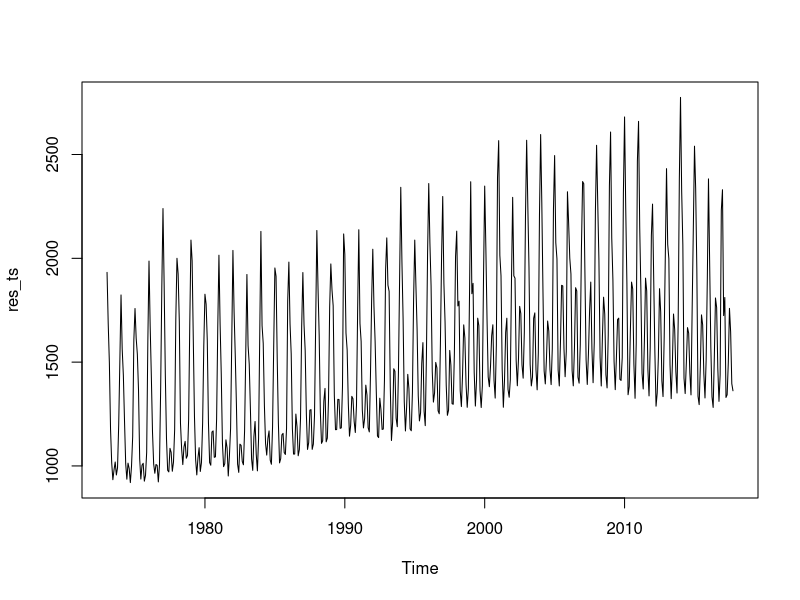
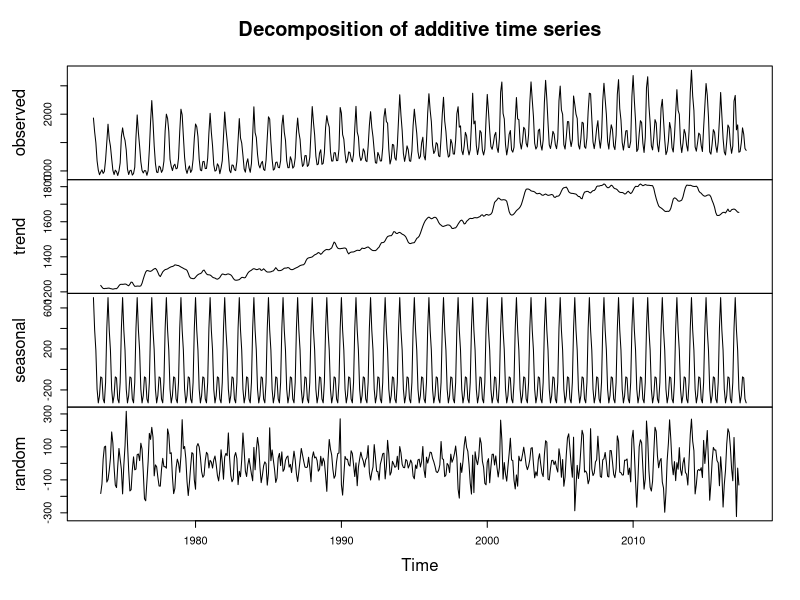
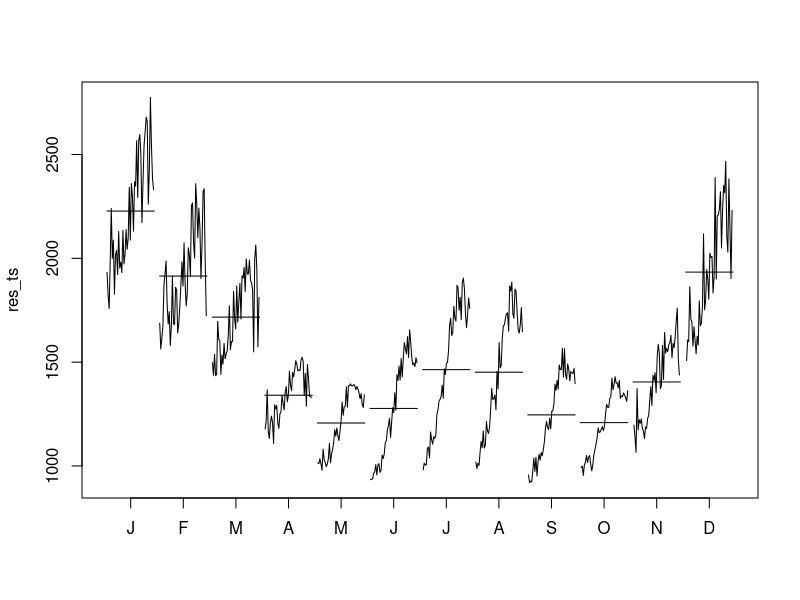
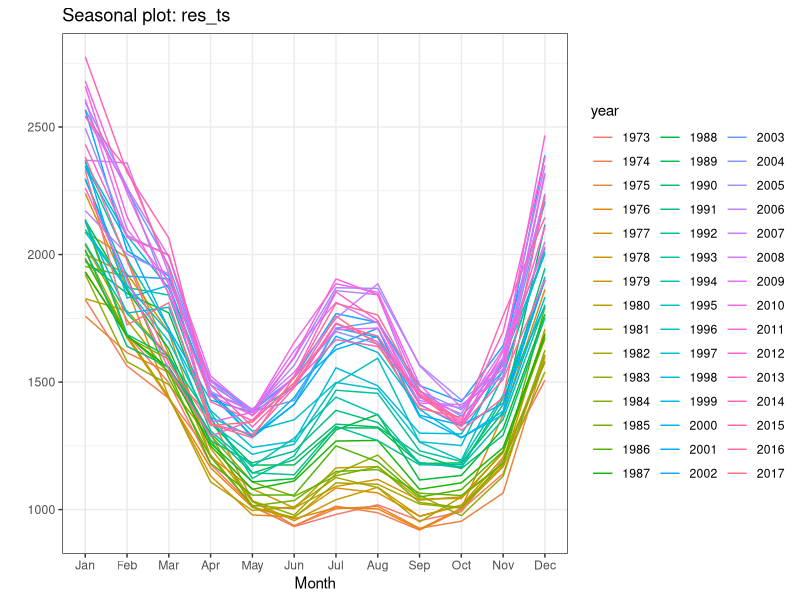
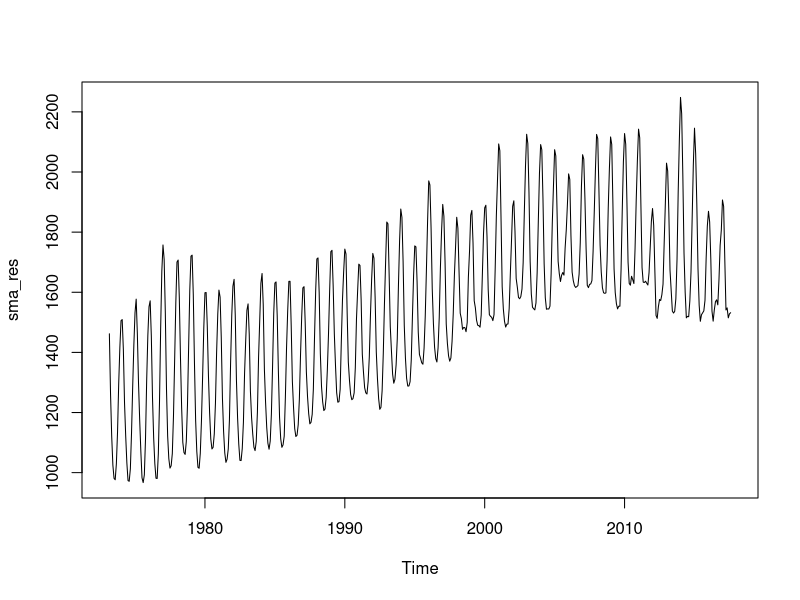
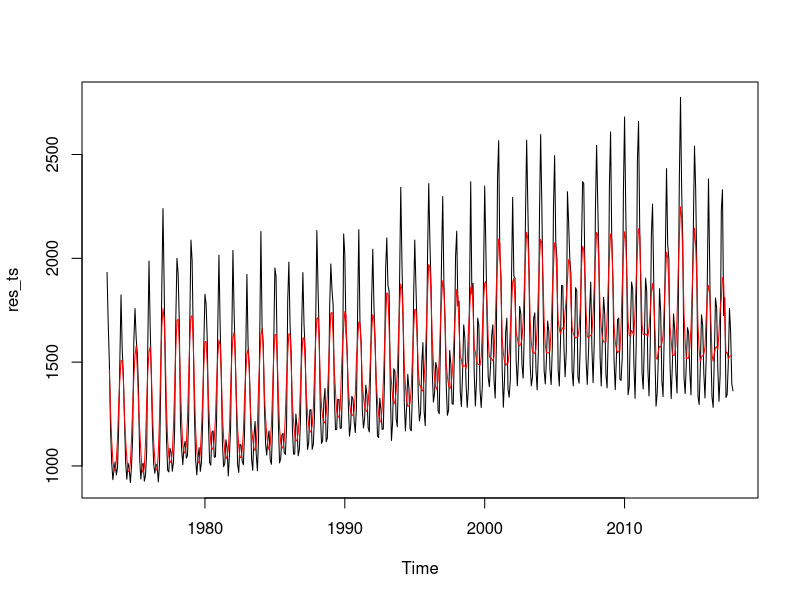
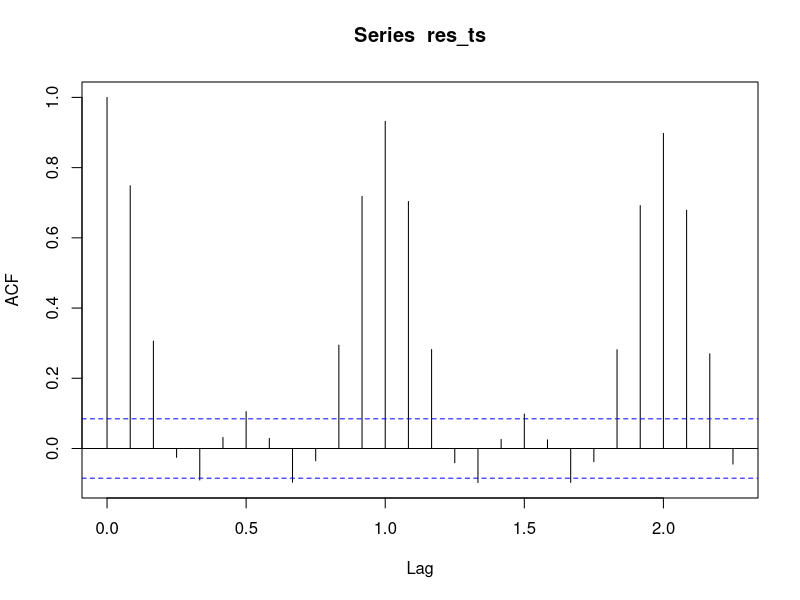
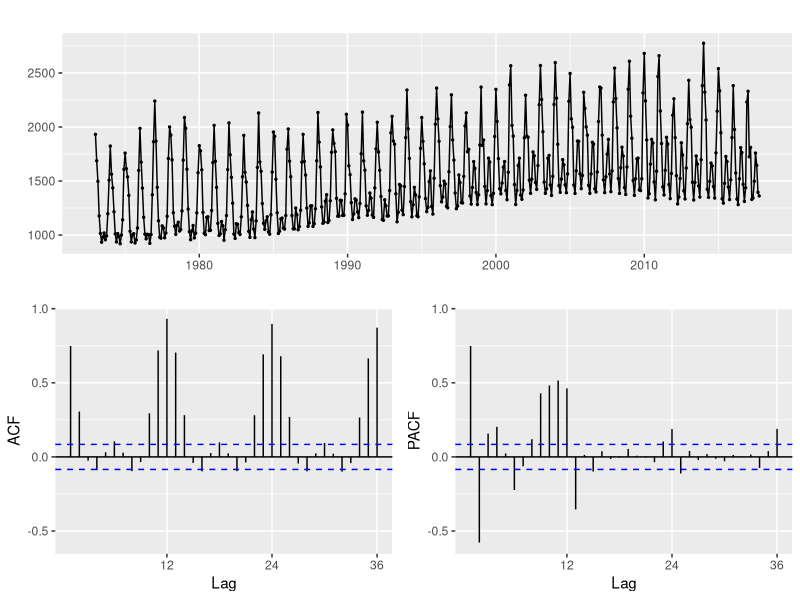

Write the R code that produced these figures, in order.
## ---- chunk 1
knitr::opts_chunk$set(echo = TRUE)
## ---- chunk 2
library(tidyverse)
library(tseries)
library(forecast)
## ---- chunk 3
energy <- read_csv("energy.csv")
## ---- chunk 4
res_ts <- ts(energy$res_total, frequency = 12, start = c(1973,1))
# res_ts
## ---- chunk 5
plot(res_ts)
## ---- chunk 6
res_dc <- decompose(res_ts)
plot(res_dc)
## ---- chunk 7
# Changes within each month over years recorded:

monthplot(res_ts)

## ---- chunk 8
ggseasonplot(res_ts) +
  theme_bw()
## ---- chunk 9
# Have them see what happens when they change the moving window...

sma_res <- ma(res_ts, order = 5)

# Just view the moving average on its own: 
plot(sma_res)

# Or in combo with the original data
plot(res_ts)
lines(sma_res, col = "red")

# Or know that you could do this in ggplot...

## ---- chunk 10
# Basic way:
res_acf <- acf(res_ts)

# More information: 
ggtsdisplay(res_ts)
## ---- chunk 11
adf_res <- adf.test(res_ts) # Yes, stationary
adf_res # p-value = 0.01
## ---- chunk 12
# Exponential smoothing: no normality assumption (unbiased)

# Perform Holt Winters
res_hw <- HoltWinters(res_ts) # See smoothing parameters with res_hw
plot(res_hw)

# Then forecast
res_forecast <- forecast(res_hw, h = 60)
plot(res_forecast)
## ---- chunk 13
hist(res_forecast$residuals) # Look normally distributed.
## ---- chunk 14
res_pdq <- auto.arima(res_ts) # [1,0,2][0,1,1]
res_pdq
## ---- chunk 15
res_arima <- arima(res_ts, order = c(1,0,2), seasonal = list(order = c(0,1,1)))

## ---- chunk 16
par(mfrow = c(1,2))
hist(res_arima$residuals)
qqnorm(res_arima$residuals)

## ---- chunk 17
forecast_res <- forecast(res_arima, h = 72)
plot(forecast_res)
## ---- chunk 18
res_df <- data.frame(forecast_res)
month_seq <- seq(1,72)

res_df_2 <- data.frame(month_seq, res_df) # View this data frame...
 
ggplot(res_df_2, aes(x = month_seq, y = Point.Forecast)) + 
  geom_line() +
  geom_ribbon(aes(ymin = Lo.95, ymax = Hi.95, alpha = 0.2)) +
  theme_minimal()
